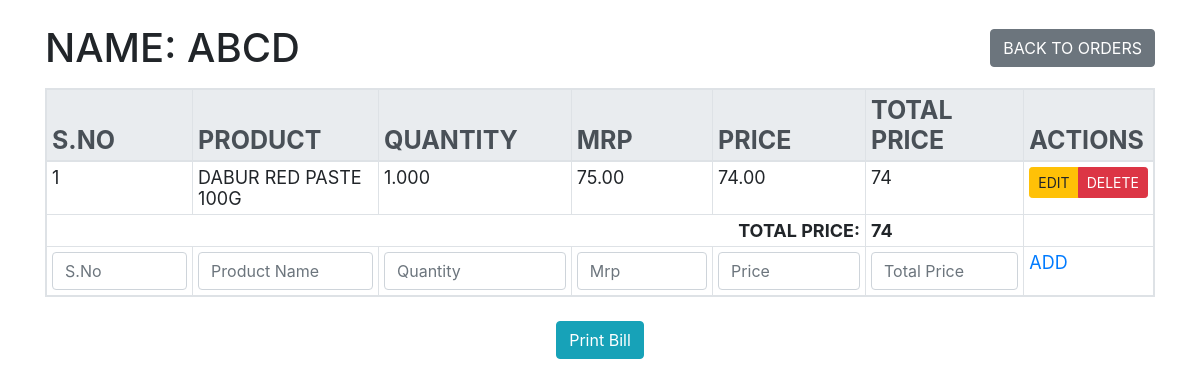
The app's page /orders/detail/29/ with its own data.
### accounts/models.py (models this page shows, shortened)
class Orders(models.Model):
    name = models.CharField(max_length=255)
    date = models.DateField(default=timezone.now)
    is_function = models.BooleanField(default=True)

class OrderItems(models.Model):
    product = models.ForeignKey(Product, on_delete=models.CASCADE, null=True)
    orders = models.ForeignKey(Orders, on_delete=models.CASCADE, null=True)
    quantity = models.DecimalField(max_digits=10, decimal_places=3, default=0)
    @property
    def total_price(self):
        return int(self.quantity * self.product.Retail_price)

class Product(models.Model):
    name = models.CharField(max_length=255)
    Retail_price = models.DecimalField(max_digits=10, decimal_places=2,blank=True)
    Bulk_price = models.DecimalField(max_digits=10, decimal_places=2,blank=True)
    mrp = models.DecimalField(max_digits=10, decimal_places=2, blank=True,default=0)  # New MRP field
    stock_quantity = models.DecimalField(max_digits=10, decimal_places=2, default=Decimal('0.00'))  # Change to DecimalField
    created_at = models.DateTimeField(auto_now_add=True)
    updated_at = models.DateTimeField(auto_now=True)

### accounts/views.py (the view)
# urls.py: path('orders/detail/<int:pk>/', views.orders_detail, name='orders_detail'),
def orders_detail(request, pk):
    edit = get_form_data(request,'edit')
    selected_id = get_form_data(request,'item_id')
    p_name = request.GET.get('product_name')
    quan = request.GET.get('quantity')
    mrp = request.GET.get('mrp')
    r_price = request.GET.get('retail_price')
    t_price = request.GET.get('total_price')
    save_order_items(edit,selected_id,p_name,quan,mrp,r_price,t_price)
    form = ProductSearchForm(request.GET or None)  # Initialize the form with GET data
    query = request.GET.get('q', '')  # Get the search query from GET parameters
    if query:
        product_list = Product.objects.filter(name__istartswith=query).order_by('name')  # Filter by query
    else:
        product_list = Product.objects.all().order_by('name')  # Get all products if no query
    order = get_object_or_404(Orders, pk=pk)
    product = Product.objects.all()
    order_items = OrderItems.objects.filter(orders=order)
    total_price = sum(item.total_price for item in order_items)
    if request.method == 'POST':
        form = OrderItemsForm(request.POST)
        if form.is_valid():
            new_item = form.save(commit=False)
            new_item.orders = order  # Link the item to the current order
            new_item.save()
            return redirect('orders_detail', pk=order.pk)  # Redirect to the same detail page to show updated items
    else:
        form = OrderItemsForm()
    if edit != None:
        selected_id=None
    return render(request, 'orders_detail.html', {
        'form': form,
        'total_price' : total_price,
        'Orders': order,
        'orderItems': order_items,
        'product' : product,
        'productList'  : product_list,
        'query' : query,
        'selected_id' : selected_id,
    })

### accounts/forms.py
class OrderItemsForm(forms.ModelForm):
    class Meta:
        model = OrderItems
        fields = ['product', 'quantity']

### accounts/views.py (called while the page is built)
def save_order_items(edit,selected_id,p_name,quan,mrp,r_price,t_price):
        if edit is not None:
            try:
                foi = OrderItems.objects.get(id=selected_id)  # Get the existing item
                p = get_object_or_404(Product,name = p_name)
                p.mrp = Decimal(mrp)
                p.Retail_price = Decimal(r_price)
                p.save()
                foi.product.name = p_name
                if quan == '' or quan is None:
                    quan = (Decimal(t_price) / Decimal(r_price))  # Calculate quantity based on total price and bulk price
                else:
                    foi.quantity = quan
                foi.quantity = quan
                foi.product.mrp = Decimal(mrp)
                foi.product.Retail_price = Decimal(r_price)
                foi.save()
            except OrderItems.DoesNotExist:
                pass

def get_form_data(request,id):
    try:
        selected_id = int(request.GET[id])
        return selected_id
    except Exception as e:
        return None

### accounts/templates/orders_detail.html (shortened to what this page needs)
{% block content %}
<head>
    <link rel="stylesheet" href="https://maxcdn.bootstrapcdn.com/bootstrap/4.5.2/css/bootstrap.min.css">
</head>
<body class="container">
    <div class="d-flex justify-content-between align-items-center mt-4">
        <h1 class="mb-0">Name: {{ Orders.name }}</h1>
        <a href="{% url 'orders_list' %}" class="btn btn-secondary">Back to Orders</a>
    </div>
    <table class="table table-bordered billing-table mt-3">
        <thead class="thead-light">
            <tr>
                <th>S.No</th>
                <th>Product</th>
                <th>Quantity</th>
                <th>MRP</th>
                <th>Price</th>
                <th>Total Price</th>
                <th>Actions</th>
            </tr>
        </thead>
        <tbody>
            <form method="get" class="mt-3">
            {% if orderItems %}
             {% for order in orderItems %}
             {% if selected_id == order.id %}
                <form method="post" action="{% url 'orders_detail' order.id %}">
                    {% csrf_token %}
                <tr>
                <input type="hidden" name="edit" value="{{ order.id }}"/>
                <td><input type="text" name="item_id" value="{{ order.id }}" readonly class="input-field"/></td>
                <td><input type="text" name="product_name" value="{{ order.product.name }}" readonly class="input-field"/></td>
                <td><input type="text" name="quantity" value="{{ order.quantity }}" autofocus onfocus="this.select()" class="input-field"/></td>
                <td><input type="text" name="mrp" value="{{ order.product.mrp }}"  class="input-field"/></td>
                <td><input type="text" name="retail_price" value="{{ order.product.Retail_price }}"  class="input-field"/></td>
                <td><input type="text" name="total_price" value="{{ order.total_price }}" class="input-field"/></td>
                <td>
                    <div class="btn-group" role="group">
                        <button type="submit" class="btn btn-warning btn-sm" autofocus>save</button>
                        <a href="{% url 'orders_detail_delete' order.id %}" class="btn btn-danger btn-sm">Delete</a>
                    </div>
                </td>
            </tr>
            </form>
            {% else %}
            <tr>
                <td>{{ forloop.counter }}</td>
                <td>{{ order.product.name }}</td>
                <td>{{ order.quantity }}</td>
                <td>{{ order.product.mrp }}</td>
                <td>{{ order.product.Retail_price }}</td>
                <td>{{ order.total_price }}</td>
                <td>
                    <div class="btn-group" role="group">
                        <a href="/orders/detail/{{Orders.id}}/?item_id={{order.id}}" class="btn btn-warning btn-sm">Edit</a>
                        <a href="{% url 'orders_detail_delete' order.id %}" class="btn btn-danger btn-sm">Delete</a>
                    </div>
                </td>
            </tr>
            {% endif %}
         {% endfor %}
         <tr>
            <td colspan="5" class="text-right"><strong>Total Price:</strong></td>
            <td><strong>{{ total_price }}</strong></td>
            <td></td>
        </tr>
        {% else %}
            <tr>
                <td colspan="7" class="text-center">No items in this order.</td>
            </tr>
        {% endif %}
                   <tr>
                <td>
                    <input type="text" class="form-control" placeholder="S.No" />
                </td>
                <td>
                    <input type="text" class="form-control" id="productSearch" name="q" value="{{ query }}" placeholder="Product Name" autofocus onkeyup="searchProducts(event)" onblur="appendURL(this,'#itemName#')"/>
                </td>
                <td>
                    <input type="number" class="form-control" placeholder="Quantity" onblur="appendURL(this,'#quantity#')"/>
                </td>
                <td>
                    <input type="text" class="form-control" placeholder="Mrp" onblur="appendURL(this,'#mrp#')"/>
                </td>
                <td>
                    <input type="text" class="form-control" placeholder="Price" onblur="appendURL(this,'#price#')"/>
                </td>
                <td>
                    <input type="text" class="form-control" placeholder="Total Price" />
                </td>
                <td>
                    <a href="/orders/detail/{{Orders.id}}/add_item_manually/#itemName#/#quantity#/#mrp#/#price#" id="button">Add</a>
                </td>
            </tr>
            </form>
        </tbody>
    </table>
    <div class="text-center mt-4">
        <button id="printBillButton" class="btn btn-info">Print Bill</button>
    </div>
</body>
{% endblock %}

### accounts/templates/orders_detail.html (style rules this page uses)
body { text-transform: uppercase; font-size: 20px; }
.billing-table { max-height: 350px; overflow-y: auto; display: block; position: relative; }
.thead-light { position: sticky; top: 0; background-color: #f8f9fa; z-index: 10; font-size: 25px; }
.table th, .table td { padding: 5px; }
.mt-3 { margin-top: 1rem; font-size: 18px; }

### records on screen
Orders: name "ABCD"
OrderItems: product.name "DABUR RED PASTE 100G", quantity "1.000", product.mrp "75.00", product.Retail_price "74.00", total_price "74"

### other values on screen
{{ total_price }} "74"
